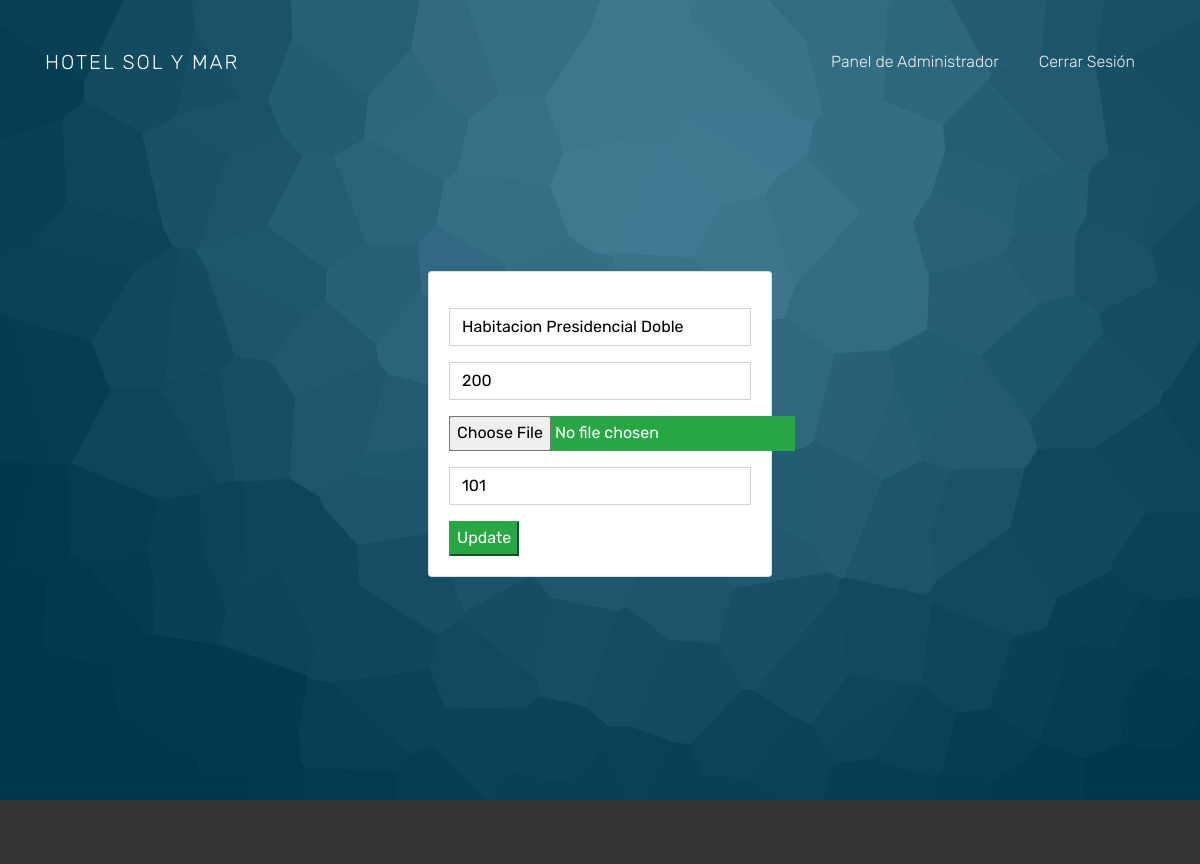
/admin/indexAdminEditRoom.php?id_habitacion=1, run on the app's committed database.
### tables this page shows
CREATE TABLE `habitaciones` (
  `id_habitacion` int(11) NOT NULL,
  `descripcion` varchar(50) DEFAULT NULL,
  `precio` double NOT NULL,
  `img_path` varchar(150) DEFAULT NULL,
  `num_habitacion` int(11) DEFAULT NULL,
  `hoteles_id_hotel` int(11) DEFAULT NULL
);

### admin/indexAdminEditRoom.php (the view, shortened to what this page needs)
<?php
    $db = mysqli_connect('localhost','root','','hoteles')
    or die('Error connecting to MySQL server.');
$descripcion = '';
$precio = '';
$img_path = '';
$num_habitacion = '';
if (isset($_GET['id_habitacion'])) {
  $id_habitacion = $_GET['id_habitacion'];
  $query = "SELECT * FROM `habitaciones` WHERE `id_habitacion`='$id_habitacion'";
  $result = mysqli_query($db, $query);
  if (mysqli_num_rows($result) == 1) {
    $row = mysqli_fetch_array($result);
    $descripcion = $row['descripcion'];
    $precio = $row['precio'];
    $num_habitacion = $row['num_habitacion'];
  }
}
?>
<!DOCTYPE html>
<html lang="en">
<head>
  <link rel="stylesheet" href="https://use.fontawesome.com/releases/v5.6.3/css/all.css">
  <link rel="stylesheet" href="https://cdnjs.cloudflare.com/ajax/libs/font-awesome/4.7.0/css/font-awesome.min.css">
  <link rel="stylesheet" href="../css/open-iconic-bootstrap.min.css">
  <link rel="stylesheet" href="../css/animate.css">
  <link rel="stylesheet" href="../css/owl.carousel.min.css">
  <link rel="stylesheet" href="../css/owl.theme.default.min.css">
  <link rel="stylesheet" href="../css/magnific-popup.css">
  <link rel="stylesheet" href="../css/aos.css">
  <link rel="stylesheet" href="../css/ionicons.min.css">
  <link rel="stylesheet" href="../css/bootstrap-datepicker.css">
  <link rel="stylesheet" href="../css/jquery.timepicker.css">
  <link rel="stylesheet" href="../css/flaticon.css">
  <link rel="stylesheet" href="../css/icomoon.css">
  <link rel="stylesheet" href="../css/style.css">
</head>
<body>
  <nav class="navbar navbar-expand-lg navbar-dark ftco_navbar bg-dark ftco-navbar-light" id="ftco-navbar">
    <div class="container">
      <a class="navbar-brand" href="">Hotel Sol Y Mar</a>
      <div class="collapse navbar-collapse" id="ftco-nav">
        <ul class="navbar-nav ml-auto">
        <li class="nav-item"><a href="../indexAdmin.php" class="nav-link" >Panel de Administrador</a></li>
          <li class="nav-item"><a href="../index.php" class="nav-link" name="log_out">Cerrar
              Sesión</a></li>
        </ul>
      </div>
    </div>
  </nav>
  <div class="block-31" style="position: relative;">
    <div class="block-30 item" style="background-image: url('../images/admin_1.jpg');" data-stellar-background-ratio="0.5">
        <div class="container p-4">
            <div class="row align-items-center">
                <div class="col-md-4 mx-auto">
                    <div class="card card-body">
                        <form action="indexAdminEditRoom.php?id_habitacion=<?php echo $_GET['id_habitacion']; ?>" method="POST">
                            <div class="form-group">
                                <input type="text" name="descripcion" class="form-control" value="<?php echo $descripcion; ?>" placeholder="Descripcion" autofocus>
                            </div>
                            <div class="form-group">
                                <input type="text" name="precio" class="form-control" value="<?php echo $precio; ?>" placeholder="Precio">
                            </div>
                            <div class="form-group">
                                <input type="file" name="img_path" class="btn-success" value="<?php echo $img_path; ?>" class="form-control">
                            </div>
                            <div class="form-group">
                                <input type="number" name="num_habitacion" class="form-control" value="<?php echo $num_habitacion; ?>" placeholder="Nº Habitacion">
                            </div>
                            <button class="btn-success" name="update">Update</button>
                        </form>
                    </div>
                </div>
            </div>
        </div>
    </div>
</div>
<footer class="footer">
    </footer>
</body>
</html>

### data on the page
habitaciones: descripcion "Habitacion Presidencial Doble", precio "200", num_habitacion "101"
